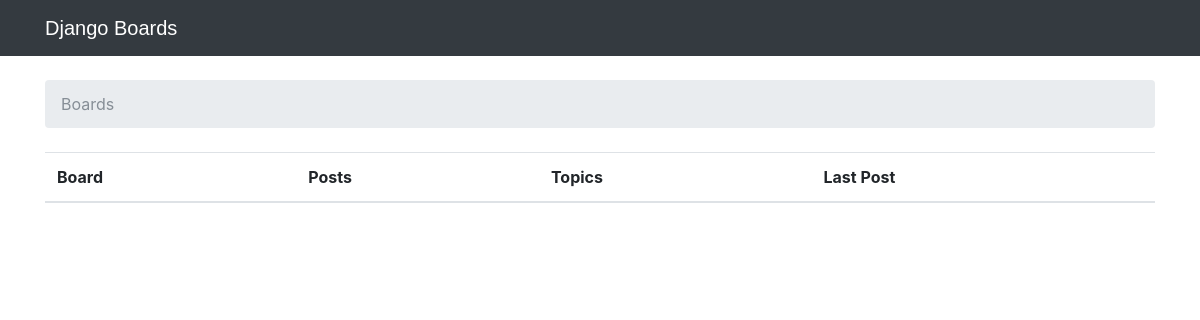
/, run on an earlier commit of the app's database.
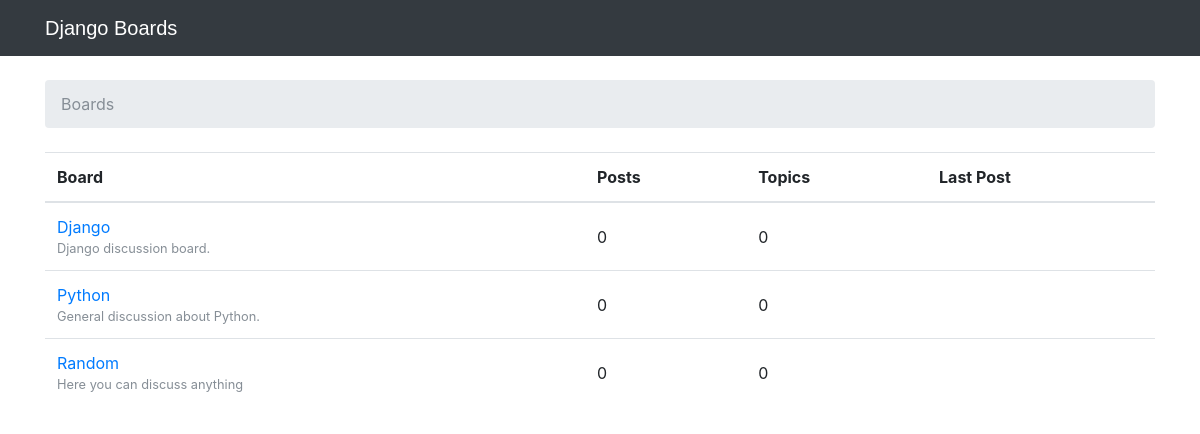
And on a later commit of the database.
### boards/models.py (models this page shows, shortened)
class Board(models.Model):
    name = models.CharField(max_length=30, unique=True)
    description = models.CharField(max_length=100)

### boards/views.py (the view)
# urls.py: 2. Add a URL to urlpatterns:  url(r'^$', views.home, name='home')
def home(request):
    boards = Board.objects.all()
    return render(request, 'home.html', {'boards': boards})

### templates/home.html
{% extends 'base.html' %}
{% block breadcrumb %}
  <li class="breadcrumb-item active">Boards</li>
{% endblock %}
{% block content %}
  <table class="table">
    <thead class="thead-inverse">
      <tr>
        <th>Board</th>
        <th>Posts</th>
        <th>Topics</th>
        <th>Last Post</th>
      </tr>
    </thead>
    <tbody>
      {% for board in boards %}
        <tr>
          <td>
            <a href="{% url 'board_topics' board.pk %}">{{ board.name }}</a>
            <small class="text-muted d-block">{{ board.description }}</small>
          </td>
          <td class="align-middle">0</td>
          <td class="align-middle">0</td>
          <td></td>
        </tr>
      {% endfor %}
    </tbody>
  </table>
{% endblock %}

### templates/base.html (shortened to what this page needs)
{% load static %}<!DOCTYPE html>
<html>
  <head>
    <link rel="stylesheet" href="{% static 'css/bootstrap.min.css' %}">
    <link rel="stylesheet" href="{% static 'css/app.css' %}">
  </head>
  <body>
    <nav class="navbar navbar-expand-lg navbar-dark bg-dark">
      <div class="container">
        <a class="navbar-brand" href="{% url 'home' %}">Django Boards</a>
      </div>
    </nav>
    <div class="container">
      <ol class="breadcrumb my-4">
        {% block breadcrumb %}
        {% endblock %}
      </ol>
      {% block content %}
      {% endblock %}
    </div>
  </body>
</html>

### static/css/app.css (style rules this page uses)
.navbar-brand { font-family: 'Alegreya Sans', sans-serif; }

What changed in the data, as far as the page shows it:
added Board: name "Django", description "Django discussion board."
added Board: name "Python", description "General discussion about Python."
added Board: name "Random", description "Here you can discuss anything"
